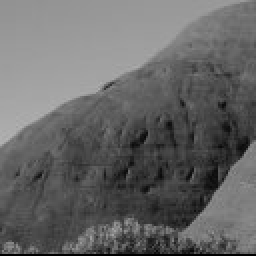
//> input picture FrequencyDomain /LowPassFiltering/test.bmp, 128 x 128 px (shown 2 times larger)
$ ./LowPassFiltering   (built with g++ and OpenCV 4)
//> lines starting //> are read from the running program, lines starting //| are printed output that depends on the picture; after the words box and inside, x2 and y2 are one past the last pixel; in counts of white or black regions, pixels touching at a corner belong together
#include "opencv2/core.hpp"
#include "opencv2/imgproc/imgproc.hpp"
#include "opencv2/highgui.hpp"
#include <iostream>
#include <math.h>

using namespace std;
using namespace cv;

static double Distance(int x, int y, int c_x, int c_y){
    return sqrt((x-c_x)*(x-c_x)+(y-c_y)*(y-c_y));
}

void IdealLPFilter(double **LPF, int M, int N, double cut_off_frequency)
{
    double distance;
    int center_x=M/2;
    int center_y=N/2;
    for(int u=0;u<M;u++)
        for(int v=0;v<N;v++){
            distance=Distance(u,v,center_x,center_y);
            if(distance<=cut_off_frequency)
                LPF[u][v]=1.0;
            else
                LPF[u][v]=0.0;
        }

}
void ButterworthLPfilter(double **Butter, int M, int N,double cut_off_frequency,int n)
{
    double value;
    int center_x=M/2;
    int center_y=N/2;
    for(int u=0;u<M;u++)
        for(int v=0;v<N;v++){
                value=pow((Distance(u, v, center_x, center_y)/cut_off_frequency),2*n);
                Butter[u][v]=1/(1+value);
        }
}
void GaussianLPFilter(double **Gussian,int M,int N,double cut_off_frequency)
{
    double value;
    int center_x=M/2;
    int center_y=N/2;
    for(int u=0;u<M;u++)
        for(int v=0;v<N;v++){
            value=Distance(u, v, center_x, center_y);
            Gussian[u][v]=exp(-value*value/(2*cut_off_frequency*cut_off_frequency));
        }
}

void MatrixMulti(double** Filter, double** R, double**I, double** Filter_R, double** Filter_I, int M, int N)
{
    for(int u=0;u<M;u++)
        for(int v=0;v<N;v++){
            Filter_R[u][v]=Filter[u][v]*R[u][v];
            Filter_I[u][v]=Filter[u][v]*I[u][v];

    }
}

void myDFT(Mat &src, int M, int N, double** R, double** I)
{

    int x, y, u, v;
    double grayValue;
    double ang;

    for (u = 0; u<M; u++){
        for (v = 0; v<N; v++){
            R[u][v] = 0.0;
            I[u][v] = 0.0;
            for (x = 0; x<M; x++){
                for (y = 0; y<N; y++){
                    grayValue = src.at<uchar>(x, y);
                    ang = 2 * M_PI*((double)x*u / (double)M + (double)y*v / (double)N);
                    R[u][v] += cos(ang)*grayValue;
                    I[u][v] += -sin(ang)*grayValue;
                }
            }
            /*real.at<uchar>(u, v) = R[u][v];
             imagin.at<uchar>(u, v) = I[u][v];*/
        }
    }


}
void myIDFT(int M, int N, double** r, double** i,  double** R, double** I)
{
    int x, y, u, v;
    double phase;
    double ang;


    for(x=0;x<M;x++){
        for(y=0;y<N;y++){
            r[x][y]=0.0;
            i[x][y]=0.0;
            for(u=0;u<M;u++){
                for(v=0;v<N;v++){
                    ang=2*M_PI*((double)x*u/(double)M+(double)y*v/(double)N);
                    phase=atan2(I[u][v],R[u][v]);
                    r[x][y]+=sqrt(R[u][v] * R[u][v] + I[u][v] * I[u][v])*cos(phase+ang);
                    i[x][y]+=sqrt(R[u][v] * R[u][v] + I[u][v] * I[u][v])*sin(phase+ang);

                }
            }
            /*real.at<uchar>(x,y)=r[x][y]/(M*N);
             imagin.at<uchar>(x,y)=i[x][y]/(M*N);*/
        }
    }
}


int main(int argc, char* argv[])
{
    Mat src;
    src = imread("test.bmp", 0);
//> src is the input picture: 128 rows x 128 cols, CV_8UC1; min 0, max 180, mean 102.1

    int x, y, u, v;
    int M, N;

    M = src.rows;
//> M = 128
    N = src.cols;
//> N = 128

    Mat LPF_idft(M, N, CV_8UC1, Scalar::all(0));
    Mat Butter_idft(M, N, CV_8UC1, Scalar::all(0));
    Mat Gussian_idft(M, N, CV_8UC1, Scalar::all(0));
    Mat LPF_idft_shift(M, N, CV_8UC1, Scalar::all(0));
    Mat Butter_idft_shift(M, N, CV_8UC1, Scalar::all(0));
    Mat Gussian_idft_shift(M, N, CV_8UC1, Scalar::all(0));
    Mat lpf(M, N, CV_8UC1, Scalar::all(0));
    Mat butter(M, N, CV_8UC1, Scalar::all(0));
    Mat gussian(M, N, CV_8UC1, Scalar::all(0));

    double** R, **I;
    R = new double*[M];
    I = new double*[M];
    for (x = 0; x<M; x++){
        R[x] = new double[N];
        I[x] = new double[N];
        for (y = 0; y<N; y++){
            R[x][y] = 0;
            I[x][y] = 0;
            src.at<uchar>(x, y) = pow(-1, x+y)*src.at<uchar>(x, y);  //shift
        }
    }
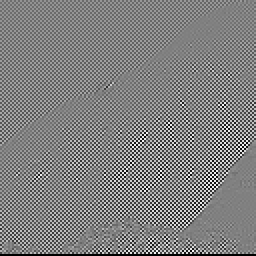
//> src: 128 rows x 128 cols, CV_8UC1 (shown 2 times larger); min 0, max 247, mean 127

    myDFT(src, M, N, R, I);
//> the loop in myDFT, `for (u = 0; u<M; u++)` made 128 passes
//> ang on passes 1 to 12: 791.7, 798, 804.2, 810.4, 816.7, 822.9, 829.1, 835.4, 841.6, 847.8, 854.1, 860.3
//> after the loop in myDFT, `for (u = 0; u<M; u++)`: grayValue = 0; ang = 1583.5

    double** LPF, **Butter, **Gussian;
    LPF= new double*[M];
    Butter = new double*[M];
    Gussian = new double*[M];
    for (x = 0; x<M; x++){
        LPF[x] = new double[N];
        Butter[x] = new double[N];
        Gussian[x] = new double[N];
    }

    double** LPF_R, **LPF_I, **Butter_R, **Butter_I, **Gussian_R, **Gussian_I;
    LPF_R = new double*[M];
    LPF_I = new double*[M];
    Butter_R = new double*[M];
    Butter_I = new double*[M];
    Gussian_R = new double*[M];
    Gussian_I = new double*[M];
    for (x = 0; x<M; x++){
        LPF_R[x] = new double[N];
        LPF_I[x] = new double[N];
        Butter_R[x] = new double[N];
        Butter_I[x] = new double[N];
        Gussian_R[x] = new double[N];
        Gussian_I[x] = new double[N];
    }

    double cut_off_frequency=10;
    IdealLPFilter(LPF, M, N, cut_off_frequency);
    ButterworthLPfilter(Butter, M, N, cut_off_frequency, 2);
    GaussianLPFilter(Gussian, M, N, cut_off_frequency);

    for (u = 0; u<M; u++){
        for (v = 0; v<N; v++){

            lpf.at<uchar>(u, v) = LPF[u][v]*255;
            butter.at<uchar>(u, v) = Butter[u][v]*255;
            gussian.at<uchar>(u, v) = Gussian[u][v]*255;
        }
    }
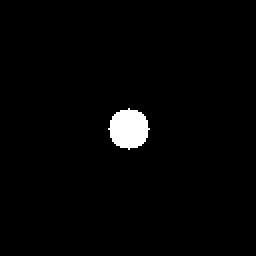
//> lpf: 128 rows x 128 cols, CV_8UC1 (shown 2 times larger); 1.9% white; 1 white region, box (x1, y1, x2, y2) and area: (54, 54, 75, 75) 317
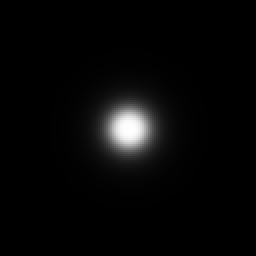
//> butter: 128 rows x 128 cols, CV_8UC1 (shown 2 times larger); min 0, max 255, mean 7.2
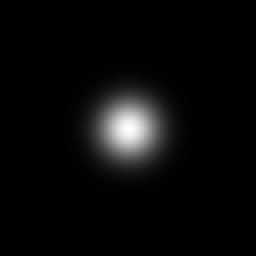
//> gussian: 128 rows x 128 cols, CV_8UC1 (shown 2 times larger); min 0, max 255, mean 9.6
    imwrite("lpf.bmp",lpf);
    imwrite("butter.bmp",butter);
    imwrite("gussian.bmp",gussian);


    MatrixMulti(LPF, R, I, LPF_R, LPF_I, M, N);
    MatrixMulti(Butter, R, I, Butter_R, Butter_I, M, N);
    MatrixMulti(Gussian, R, I, Gussian_R, Gussian_I, M, N);

    //IDFT
    double** LPF_r, **LPF_i, **Butter_r, **Butter_i, **Gussian_r, **Gussian_i;
    LPF_r = new double*[M];
    LPF_i = new double*[M];
    Butter_r = new double*[M];
    Butter_i = new double*[M];
    Gussian_r = new double*[M];
    Gussian_i = new double*[M];
    for (x = 0; x<M; x++){
        LPF_r[x] = new double[N];
        LPF_i[x] = new double[N];
        Butter_r[x] = new double[N];
        Butter_i[x] = new double[N];
        Gussian_r[x] = new double[N];
        Gussian_i[x] = new double[N];
    }

    myIDFT(M, N, LPF_r, LPF_i, LPF_R, LPF_I);
//> the loop in myIDFT, `for(x=0;x<M;x++)` made 128 passes
//> after the loop in myIDFT, `for(x=0;x<M;x++)`: phase = -3.14
    myIDFT(M, N, Butter_r, Butter_i, Butter_R, Butter_I);
//> (the run ends here: the time limit is reached, at `for(x=0;x<M;x++)`)
